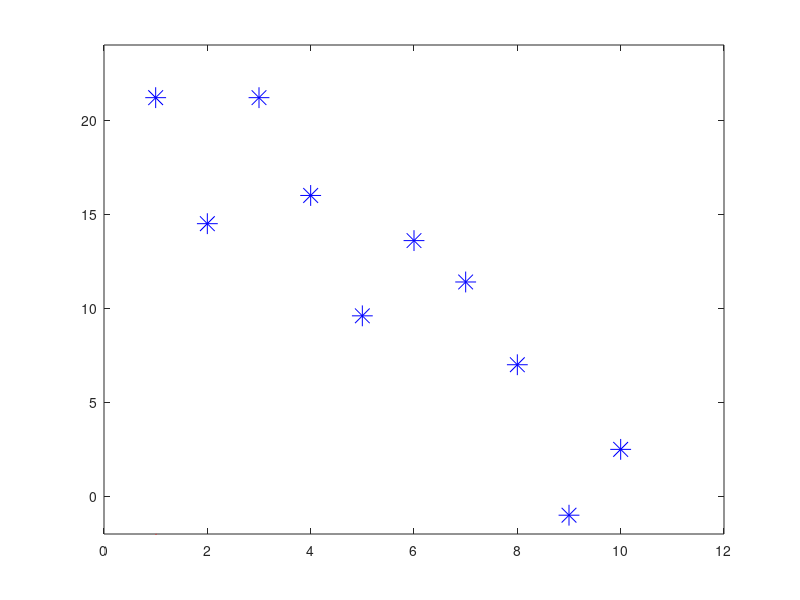

The MATLAB script that drew this image:
clc
clear all
close all

x = 1:10;
y = -2*x;
%y = 10*ones(1,10);
%y1 = 20*rand(1,10);
y1 = [21.2, 14.5, 21.2, 16, 9.6, 13.6, 11.4, 7, -1, 2.5]
%y1 = [2.5, -1, 7, 11.4, 13.6, 9.6, 16, 21.2, 14.5, 21.2]

corr(x,y1)
plot(x,y1,'b*', "markersize", 15)
xlim([0 12])
ylim([-2 24])
hold on
plot(x,y,'r--')